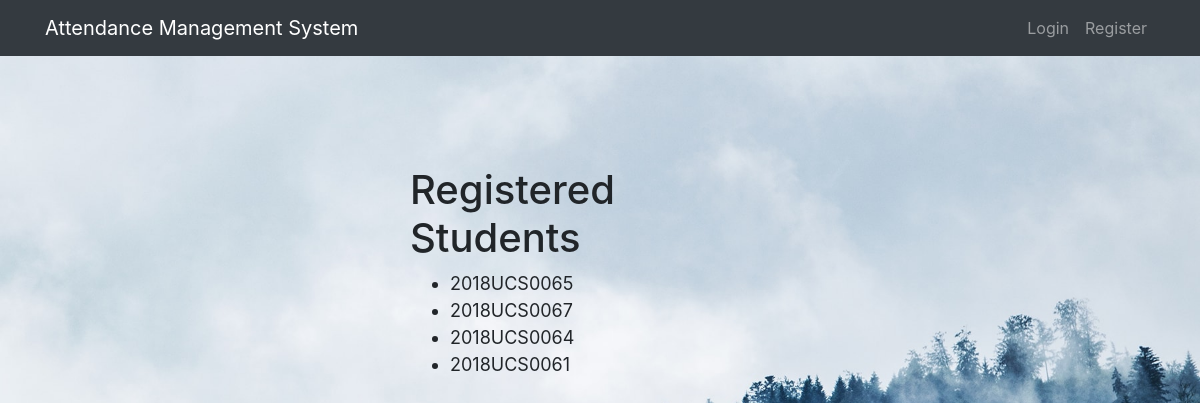
The app's page /getregisteredstudents?course_id=CSL733 with its own data.
### attendance/models.py (models this page shows)
class takes(db.Model):
	id = db.Column(db.Integer, primary_key=True) #primary key
	Course_ID = db.Column(db.String(10),nullable=False)
	User_ID = db.Column(db.String(20),nullable=False)

### attendance/routes.py (the view)
@app.route('/getregisteredstudents')
def getregisteredstudents():
	course_id = request.args.get('course_id')
	student_list = takes.query.filter_by(Course_ID=course_id).all()
	student_list = [x.User_ID for x in student_list]
	print(student_list)
	return render_template('registered_students.html',student_list = student_list)

### attendance/__init__.py (called while the page is built)
@app.after_request
def add_header(response):
    response.headers['Cache-Control']='no-store, no-cache, must-revalidate, post-check=0,max-age=0'
    response.headers['Pragma']= 'no-cache'
    response.headers['Expires']='-1'
    return response

### attendance/templates/registered_students.html
{% extends "layout.html" %}
{% block content %}
<div class="content-section">
    <h1>Registered Students</h1>
</div>
<div class="content-section">
  <ul>
      {% for i in student_list %}
      <li style="font-size: 18px;">{{i}}</li>
      {% endfor %}
  </ul>
</div>
{% endblock content %}

### records on screen
takes: User_ID "2018UCS0065"
takes: User_ID "2018UCS0067"
takes: User_ID "2018UCS0064"
takes: User_ID "2018UCS0061"
